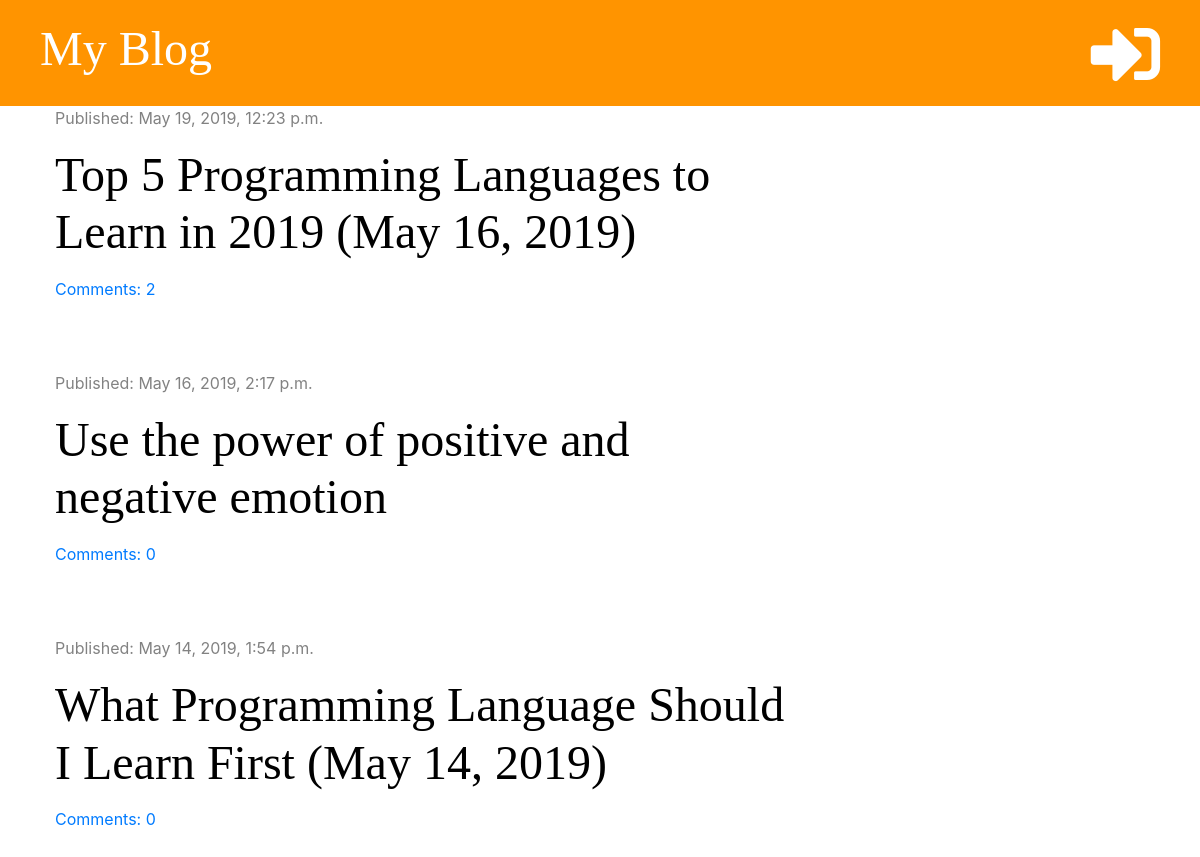
The page / on the database its author committed.
### blog/models.py (models this page shows, shortened)
class Post(models.Model):
    author = models.ForeignKey('auth.User', on_delete=models.CASCADE)
    title = models.CharField(max_length=200)
    text = models.TextField()
    created_date = models.DateTimeField(default=timezone.now)
    published_date = models.DateTimeField(blank=True, null=True)
    def approved_comments(self):
        return self.comments.filter(approved=True)

### blog/views.py (the view)
# urls.py: path('', views.post_list, name='post_list'),
def post_list(request):
    posts = Post.objects.filter(published_date__lte=timezone.now()).order_by('-published_date')
    stuff_for_frontend = {'posts': posts}
    return render(request, 'blog/post_list.html', stuff_for_frontend)

### blog/templatetags/markdownify.py (called while the page is built)
@register.filter
def markdown(value):
    renderer = HighlightRenderer()
    markdown = mistune.Markdown(renderer=renderer)
    return markdown(value)

### blog/templates/blog/post_list.html (shortened to what this page needs)
{% extends 'blog/base.html' %}
{% load markdownify %}
{% block content %}
    {% for post in posts %}
        <div class="post">
            <div class="date">
                <p>Published: {{ post.published_date }}</p>
            </div>
            <h1><a href="{% url 'post_detail' pk=post.pk %}">{{ post.title }}</a></h1>
            <a href="{% url 'post_detail' pk=post.pk %}">Comments: {{ post.approved_comments.count }}</a>
        </div>
    {% endfor %}
{% endblock %}

### blog/static/css/blog.css (style rules this page uses)
h1, h2, h3, h4 { font-family: 'Tangerine', 'Inconsolata', 'Droid Sans', serif; font-size: 48px; }
.date { color: #828282; }
.post { margin-bottom: 70px; }
.post h1 a { color: #000000; }

### rows shown on the page
Post: published_date "May 19, 2019, 12:23 p.m.", title "Top 5 Programming Languages to Learn in 2019 (May 16, 2019)", approved_comments.count "2"
Post: published_date "May 16, 2019, 2:17 p.m.", title "Use the power of positive and negative emotion", approved_comments.count "0"
Post: published_date "May 14, 2019, 1:54 p.m.", title "What Programming Language Should I Learn First (May 14, 2019)", approved_comments.count "0"
